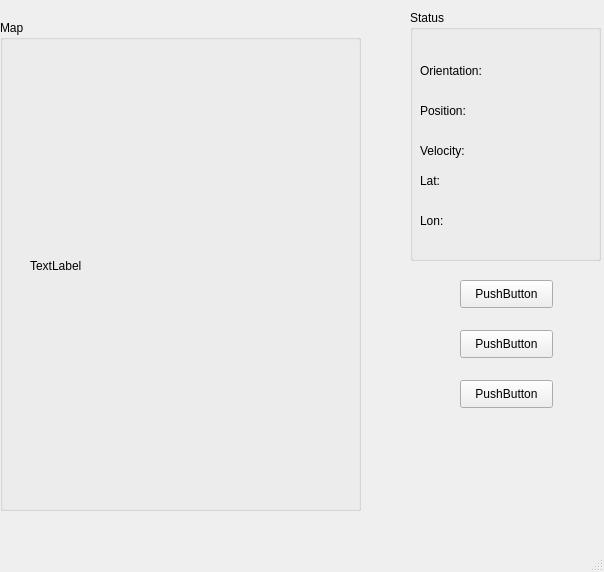
<?xml version="1.0" encoding="UTF-8"?>
<ui version="4.0">
 <class>MainWindow</class>
 <widget class="QMainWindow" name="MainWindow">
  <property name="geometry">
   <rect>
    <x>0</x>
    <y>0</y>
    <width>604</width>
    <height>572</height>
   </rect>
  </property>
  <property name="windowTitle">
   <string>MainWindow</string>
  </property>
  <widget class="QWidget" name="centralwidget">
   <widget class="QGroupBox" name="groupBox">
    <property name="geometry">
     <rect>
      <x>0</x>
      <y>20</y>
      <width>361</width>
      <height>491</height>
     </rect>
    </property>
    <property name="title">
     <string>Map</string>
    </property>
    <widget class="QLabel" name="label_7">
     <property name="geometry">
      <rect>
       <x>30</x>
       <y>20</y>
       <width>311</width>
       <height>451</height>
      </rect>
     </property>
     <property name="text">
      <string>TextLabel</string>
     </property>
    </widget>
   </widget>
   <widget class="QPushButton" name="pushButton_3">
    <property name="geometry">
     <rect>
      <x>460</x>
      <y>380</y>
      <width>93</width>
      <height>28</height>
     </rect>
    </property>
    <property name="text">
     <string>PushButton</string>
    </property>
   </widget>
   <widget class="QPushButton" name="pushButton_2">
    <property name="geometry">
     <rect>
      <x>460</x>
      <y>330</y>
      <width>93</width>
      <height>28</height>
     </rect>
    </property>
    <property name="text">
     <string>PushButton</string>
    </property>
   </widget>
   <widget class="QGroupBox" name="groupBox_5">
    <property name="geometry">
     <rect>
      <x>410</x>
      <y>10</y>
      <width>191</width>
      <height>251</height>
     </rect>
    </property>
    <property name="title">
     <string>Status</string>
    </property>
    <widget class="QLabel" name="label_9">
     <property name="geometry">
      <rect>
       <x>10</x>
       <y>40</y>
       <width>151</width>
       <height>41</height>
      </rect>
     </property>
     <property name="text">
      <string>Orientation:</string>
     </property>
    </widget>
    <widget class="QLabel" name="label_10">
     <property name="geometry">
      <rect>
       <x>10</x>
       <y>80</y>
       <width>171</width>
       <height>41</height>
      </rect>
     </property>
     <property name="text">
      <string>Position:</string>
     </property>
    </widget>
    <widget class="QLabel" name="label_11">
     <property name="geometry">
      <rect>
       <x>10</x>
       <y>120</y>
       <width>171</width>
       <height>41</height>
      </rect>
     </property>
     <property name="text">
      <string>Velocity:</string>
     </property>
    </widget>
    <widget class="QLabel" name="label_12">
     <property name="geometry">
      <rect>
       <x>10</x>
       <y>150</y>
       <width>151</width>
       <height>41</height>
      </rect>
     </property>
     <property name="text">
      <string>Lat:</string>
     </property>
    </widget>
    <widget class="QLabel" name="label_13">
     <property name="geometry">
      <rect>
       <x>10</x>
       <y>190</y>
       <width>161</width>
       <height>41</height>
      </rect>
     </property>
     <property name="text">
      <string>Lon:</string>
     </property>
    </widget>
   </widget>
   <widget class="QPushButton" name="pushButton">
    <property name="geometry">
     <rect>
      <x>460</x>
      <y>280</y>
      <width>93</width>
      <height>28</height>
     </rect>
    </property>
    <property name="text">
     <string>PushButton</string>
    </property>
   </widget>
  </widget>
  <widget class="QMenuBar" name="menubar">
   <property name="geometry">
    <rect>
     <x>0</x>
     <y>0</y>
     <width>604</width>
     <height>26</height>
    </rect>
   </property>
  </widget>
  <widget class="QStatusBar" name="statusbar"/>
 </widget>
 <resources/>
 <connections/>
</ui>
